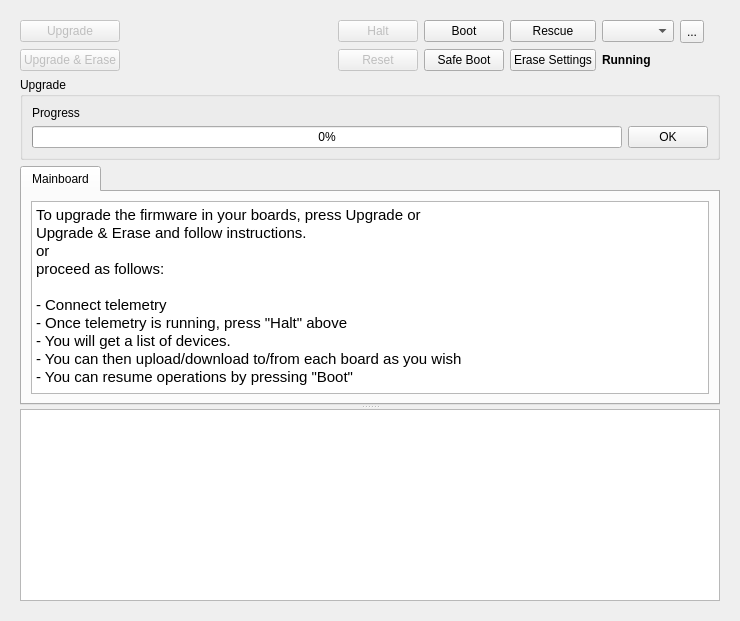
<?xml version="1.0" encoding="UTF-8"?>
<ui version="4.0">
 <class>UploaderWidget</class>
 <widget class="QWidget" name="UploaderWidget">
  <property name="geometry">
   <rect>
    <x>0</x>
    <y>0</y>
    <width>740</width>
    <height>621</height>
   </rect>
  </property>
  <property name="windowTitle">
   <string>Form</string>
  </property>
  <layout class="QVBoxLayout" name="verticalLayout">
   <item>
    <widget class="QScrollArea" name="scrollArea">
     <property name="frameShape">
      <enum>QFrame::NoFrame</enum>
     </property>
     <property name="widgetResizable">
      <bool>true</bool>
     </property>
     <widget class="QWidget" name="scrollAreaWidgetContents">
      <property name="geometry">
       <rect>
        <x>0</x>
        <y>0</y>
        <width>722</width>
        <height>603</height>
       </rect>
      </property>
      <layout class="QVBoxLayout" name="verticalLayout_2">
       <item>
        <widget class="QFrame" name="buttonFrame">
         <property name="frameShape">
          <enum>QFrame::NoFrame</enum>
         </property>
         <property name="frameShadow">
          <enum>QFrame::Raised</enum>
         </property>
         <property name="lineWidth">
          <number>0</number>
         </property>
         <layout class="QVBoxLayout" name="verticalLayout_3">
          <property name="spacing">
           <number>0</number>
          </property>
          <property name="leftMargin">
           <number>0</number>
          </property>
          <property name="topMargin">
           <number>0</number>
          </property>
          <property name="rightMargin">
           <number>0</number>
          </property>
          <property name="bottomMargin">
           <number>0</number>
          </property>
          <item>
           <layout class="QGridLayout" name="gridLayout">
            <property name="leftMargin">
             <number>0</number>
            </property>
            <property name="topMargin">
             <number>0</number>
            </property>
            <property name="rightMargin">
             <number>0</number>
            </property>
            <property name="spacing">
             <number>6</number>
            </property>
            <item row="0" column="2">
             <widget class="QPushButton" name="haltButton">
              <property name="enabled">
               <bool>false</bool>
              </property>
              <property name="toolTip">
               <string>Tells the mainboard to go down
to bootloader mode.
(Only enabled if telemetry link is established, either
through serial or USB)</string>
              </property>
              <property name="text">
               <string>Halt</string>
              </property>
             </widget>
            </item>
            <item row="0" column="5" colspan="2">
             <widget class="QPushButton" name="rescueButton">
              <property name="toolTip">
               <string>Start a guided procedure to manually
recover a system which does not boot.

Rescue is possible in USB mode only.</string>
              </property>
              <property name="text">
               <string>Rescue</string>
              </property>
             </widget>
            </item>
            <item row="1" column="0">
             <widget class="QPushButton" name="autoUpdateEraseButton">
              <property name="enabled">
               <bool>false</bool>
              </property>
              <property name="toolTip">
               <string>&lt;html&gt;&lt;head/&gt;&lt;body&gt;&lt;p&gt;Automatic firmware upgrade.&lt;/p&gt;&lt;p&gt;This &lt;span style=&quot; font-weight:600; color:#e21111;&quot;&gt;will erase ALL settings&lt;/span&gt; in the board. Please&lt;br/&gt;backup settings before using this if you want to&lt;br/&gt;be able to retain them.&lt;/p&gt;&lt;p&gt;This can be done with board already connected&lt;br/&gt;or by connecting board after button is clicked.&lt;br/&gt;Running upgrade with a connected board works &lt;br/&gt;for all boards &lt;span style=&quot; font-weight:600;&quot;&gt;except OPLink&lt;/span&gt; that needs to be &lt;br/&gt;connected after the button is clicked.&lt;/p&gt;&lt;/body&gt;&lt;/html&gt;</string>
              </property>
              <property name="text">
               <string>Upgrade &amp;&amp; Erase</string>
              </property>
             </widget>
            </item>
            <item row="1" column="2">
             <widget class="QPushButton" name="resetButton">
              <property name="enabled">
               <bool>false</bool>
              </property>
              <property name="toolTip">
               <string>Reset the system.
(Only enabled if telemetry link is established, either
through serial or USB)</string>
              </property>
              <property name="text">
               <string>Reset</string>
              </property>
             </widget>
            </item>
            <item row="1" column="3" colspan="2">
             <widget class="QPushButton" name="safeBootButton">
              <property name="enabled">
               <bool>true</bool>
              </property>
              <property name="toolTip">
               <string>Boots the system into safe mode (ie. default HwSettings).
Only useful if the system is halted
(mainboard blue LED blinking slowly, orange LED off)

If telemetry is not running, select the link using the dropdown
menu on the right.</string>
              </property>
              <property name="text">
               <string>Safe Boot</string>
              </property>
             </widget>
            </item>
            <item row="1" column="5" colspan="2">
             <widget class="QPushButton" name="eraseBootButton">
              <property name="enabled">
               <bool>true</bool>
              </property>
              <property name="toolTip">
               <string>&lt;html&gt;&lt;head/&gt;&lt;body&gt;&lt;p&gt;Reboot the board and clear its settings memory.&lt;/p&gt;&lt;p&gt;        Useful if the board cannot boot properly.&lt;/p&gt;&lt;p&gt;        Blue led starts blinking quick for 20-30 seconds than the board will start normally&lt;/p&gt;&lt;p&gt;&lt;br/&gt;&lt;/p&gt;&lt;p&gt;If telemetry is not running, select the link using the dropdown&lt;/p&gt;&lt;p&gt;menu on the right.&lt;/p&gt;&lt;p&gt;PLEASE NOTE: Supported with bootloader versions 4.0 and later&lt;/p&gt;&lt;/body&gt;&lt;/html&gt;</string>
              </property>
              <property name="text">
               <string>Erase Settings</string>
              </property>
             </widget>
            </item>
            <item row="0" column="1">
             <spacer name="horizontalSpacer">
              <property name="orientation">
               <enum>Qt::Horizontal</enum>
              </property>
              <property name="sizeHint" stdset="0">
               <size>
                <width>40</width>
                <height>20</height>
               </size>
              </property>
             </spacer>
            </item>
            <item row="0" column="0">
             <widget class="QPushButton" name="autoUpdateButton">
              <property name="enabled">
               <bool>false</bool>
              </property>
              <property name="minimumSize">
               <size>
                <width>75</width>
                <height>0</height>
               </size>
              </property>
              <property name="toolTip">
               <string>&lt;html&gt;&lt;head/&gt;&lt;body&gt;&lt;p&gt;Automatic firmware upgrade. &lt;/p&gt;&lt;p&gt;This can be done with board already connected&lt;br/&gt;or by connecting board after button is clicked.&lt;br/&gt;Running upgrade with a connected board works &lt;br/&gt;for all boards &lt;span style=&quot; font-weight:600;&quot;&gt;except OPLink&lt;/span&gt; that needs to be &lt;br/&gt;connected after the button is clicked.&lt;/p&gt;&lt;/body&gt;&lt;/html&gt;</string>
              </property>
              <property name="text">
               <string>Upgrade</string>
              </property>
             </widget>
            </item>
            <item row="0" column="3" colspan="2">
             <widget class="QPushButton" name="bootButton">
              <property name="enabled">
               <bool>true</bool>
              </property>
              <property name="toolTip">
               <string>Boots the system.
Only useful if the system is halted
(mainboard blue LED blinking slowly, green LED on)

If telemetry is not running, select the link using the dropdown
menu on the right.</string>
              </property>
              <property name="text">
               <string>Boot</string>
              </property>
             </widget>
            </item>
            <item row="0" column="7">
             <widget class="QComboBox" name="telemetryLink">
              <property name="toolTip">
               <string>When telemetry is not connected, select the communication
method using this combo box.

You can use this to force a communication channel when doing
a &quot;Boot&quot; (button on the left). It is updated automatically when
halting a running board.</string>
              </property>
             </widget>
            </item>
            <item row="0" column="8">
             <widget class="QToolButton" name="refreshPorts">
              <property name="minimumSize">
               <size>
                <width>0</width>
                <height>23</height>
               </size>
              </property>
              <property name="toolTip">
               <string>Refresh the list of serial ports</string>
              </property>
              <property name="text">
               <string>...</string>
              </property>
             </widget>
            </item>
            <item row="1" column="7">
             <widget class="QLabel" name="boardStatus">
              <property name="minimumSize">
               <size>
                <width>70</width>
                <height>0</height>
               </size>
              </property>
              <property name="font">
               <font>
                <weight>75</weight>
                <bold>true</bold>
               </font>
              </property>
              <property name="text">
               <string>Running</string>
              </property>
             </widget>
            </item>
            <item row="1" column="8">
             <widget class="QPushButton" name="pbHelp">
              <property name="text">
               <string/>
              </property>
              <property name="icon">
               <iconset resource="../coreplugin/core.qrc">
                <normaloff>:/uploader/images/helpicon.svg</normaloff>:/core/images/helpicon.svg</iconset>
              </property>
              <property name="iconSize">
               <size>
                <width>18</width>
                <height>18</height>
               </size>
              </property>
              <property name="flat">
               <bool>true</bool>
              </property>
             </widget>
            </item>
           </layout>
          </item>
         </layout>
        </widget>
       </item>
       <item>
        <widget class="QGroupBox" name="autoUpdateGroupBox">
         <property name="title">
          <string>Upgrade</string>
         </property>
         <layout class="QGridLayout" name="gridLayout_2">
          <item row="1" column="1">
           <widget class="QPushButton" name="autoUpdateOkButton">
            <property name="text">
             <string>OK</string>
            </property>
           </widget>
          </item>
          <item row="1" column="0">
           <widget class="QProgressBar" name="autoUpdateProgressBar">
            <property name="value">
             <number>0</number>
            </property>
            <property name="textVisible">
             <bool>true</bool>
            </property>
           </widget>
          </item>
          <item row="0" column="0" colspan="2">
           <widget class="QLabel" name="autoUpdateLabel">
            <property name="text">
             <string>Progress</string>
            </property>
            <property name="wordWrap">
             <bool>true</bool>
            </property>
           </widget>
          </item>
         </layout>
        </widget>
       </item>
       <item>
        <widget class="QSplitter" name="splitter">
         <property name="orientation">
          <enum>Qt::Vertical</enum>
         </property>
         <widget class="QTabWidget" name="systemElements">
          <property name="currentIndex">
           <number>0</number>
          </property>
          <widget class="QWidget" name="defaultTab">
           <attribute name="title">
            <string>Mainboard</string>
           </attribute>
           <layout class="QHBoxLayout" name="horizontalLayout_2">
            <item>
             <widget class="QTextEdit" name="textEdit">
              <property name="html">
               <string>&lt;!DOCTYPE HTML PUBLIC &quot;-//W3C//DTD HTML 4.0//EN&quot; &quot;http://www.w3.org/TR/REC-html40/strict.dtd&quot;&gt;
&lt;html&gt;&lt;head&gt;&lt;meta name=&quot;qrichtext&quot; content=&quot;1&quot; /&gt;&lt;style type=&quot;text/css&quot;&gt;
p, li { white-space: pre-wrap; }
&lt;/style&gt;&lt;/head&gt;&lt;body style=&quot; font-family:'SimSun'; font-size:9pt; font-weight:400; font-style:normal;&quot;&gt;
&lt;p style=&quot; margin-top:0px; margin-bottom:0px; margin-left:0px; margin-right:0px; -qt-block-indent:0; text-indent:0px;&quot;&gt;&lt;span style=&quot; font-family:'Ubuntu'; font-size:11pt;&quot;&gt;To upgrade the firmware in your boards, press Upgrade or &lt;/span&gt;&lt;/p&gt;
&lt;p style=&quot; margin-top:0px; margin-bottom:0px; margin-left:0px; margin-right:0px; -qt-block-indent:0; text-indent:0px;&quot;&gt;&lt;span style=&quot; font-family:'Ubuntu'; font-size:11pt;&quot;&gt;Upgrade &amp;amp; Erase and follow instructions.&lt;/span&gt;&lt;/p&gt;
&lt;p style=&quot; margin-top:0px; margin-bottom:0px; margin-left:0px; margin-right:0px; -qt-block-indent:0; text-indent:0px;&quot;&gt;&lt;span style=&quot; font-family:'Ubuntu'; font-size:11pt;&quot;&gt;or&lt;/span&gt;&lt;/p&gt;
&lt;p style=&quot; margin-top:0px; margin-bottom:0px; margin-left:0px; margin-right:0px; -qt-block-indent:0; text-indent:0px;&quot;&gt;&lt;span style=&quot; font-family:'Ubuntu'; font-size:11pt;&quot;&gt;proceed as follows:&lt;/span&gt;&lt;/p&gt;
&lt;p style=&quot;-qt-paragraph-type:empty; margin-top:0px; margin-bottom:0px; margin-left:0px; margin-right:0px; -qt-block-indent:0; text-indent:0px; font-family:'Ubuntu'; font-size:11pt;&quot;&gt;&lt;br /&gt;&lt;/p&gt;
&lt;p style=&quot; margin-top:0px; margin-bottom:0px; margin-left:0px; margin-right:0px; -qt-block-indent:0; text-indent:0px;&quot;&gt;&lt;span style=&quot; font-family:'Ubuntu'; font-size:11pt;&quot;&gt;- Connect telemetry&lt;/span&gt;&lt;/p&gt;
&lt;p style=&quot; margin-top:0px; margin-bottom:0px; margin-left:0px; margin-right:0px; -qt-block-indent:0; text-indent:0px;&quot;&gt;&lt;span style=&quot; font-family:'Ubuntu'; font-size:11pt;&quot;&gt;- Once telemetry is running, press &amp;quot;Halt&amp;quot; above&lt;/span&gt;&lt;/p&gt;
&lt;p style=&quot; margin-top:0px; margin-bottom:0px; margin-left:0px; margin-right:0px; -qt-block-indent:0; text-indent:0px;&quot;&gt;&lt;span style=&quot; font-family:'Ubuntu'; font-size:11pt;&quot;&gt;- You will get a list of devices.&lt;/span&gt;&lt;/p&gt;
&lt;p style=&quot; margin-top:0px; margin-bottom:0px; margin-left:0px; margin-right:0px; -qt-block-indent:0; text-indent:0px;&quot;&gt;&lt;span style=&quot; font-family:'Ubuntu'; font-size:11pt;&quot;&gt;- You can then upload/download to/from each board as you wish&lt;/span&gt;&lt;/p&gt;
&lt;p style=&quot; margin-top:0px; margin-bottom:0px; margin-left:0px; margin-right:0px; -qt-block-indent:0; text-indent:0px;&quot;&gt;&lt;span style=&quot; font-family:'Ubuntu'; font-size:11pt;&quot;&gt;- You can resume operations by pressing &amp;quot;Boot&amp;quot;&lt;/span&gt;&lt;/p&gt;&lt;/body&gt;&lt;/html&gt;</string>
              </property>
             </widget>
            </item>
           </layout>
          </widget>
         </widget>
         <widget class="QTextBrowser" name="textBrowser">
          <property name="horizontalScrollBarPolicy">
           <enum>Qt::ScrollBarAlwaysOff</enum>
          </property>
          <property name="html">
           <string>&lt;!DOCTYPE HTML PUBLIC &quot;-//W3C//DTD HTML 4.0//EN&quot; &quot;http://www.w3.org/TR/REC-html40/strict.dtd&quot;&gt;
&lt;html&gt;&lt;head&gt;&lt;meta name=&quot;qrichtext&quot; content=&quot;1&quot; /&gt;&lt;style type=&quot;text/css&quot;&gt;
p, li { white-space: pre-wrap; }
&lt;/style&gt;&lt;/head&gt;&lt;body style=&quot; font-family:'SimSun'; font-size:9pt; font-weight:400; font-style:normal;&quot;&gt;
&lt;p style=&quot;-qt-paragraph-type:empty; margin-top:0px; margin-bottom:0px; margin-left:0px; margin-right:0px; -qt-block-indent:0; text-indent:0px; font-family:'Ubuntu'; font-size:11pt;&quot;&gt;&lt;br /&gt;&lt;/p&gt;&lt;/body&gt;&lt;/html&gt;</string>
          </property>
         </widget>
        </widget>
       </item>
      </layout>
     </widget>
    </widget>
   </item>
  </layout>
 </widget>
 <resources>
  <include location="../coreplugin/core.qrc"/>
 </resources>
 <connections/>
</ui>
